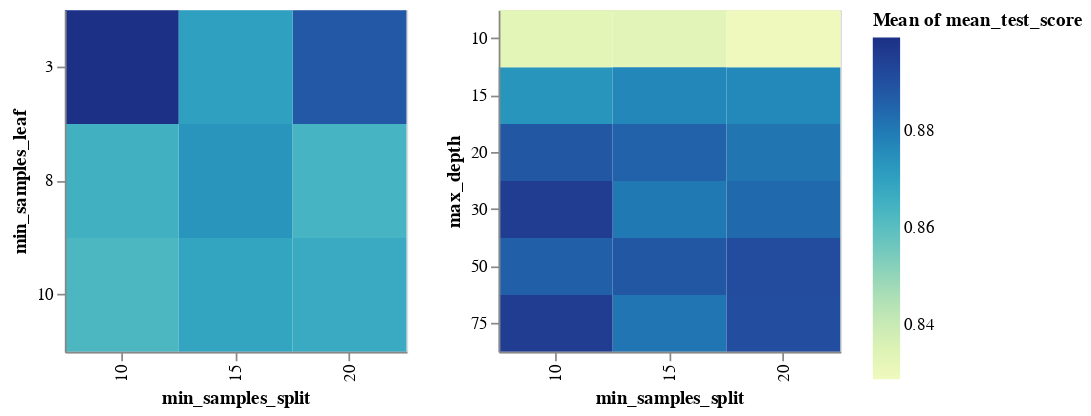

Notebook code for this chart:
### Code cell
a = alt.Chart(results).mark_rect().encode(
    x='min_samples_leaf:O',
    y='min_samples_leaf:O',
    color='mean(mean_test_score)'
    ).properties(height = 200, width = 200)

b = alt.Chart(results).mark_rect().encode(
    x='min_samples_split:O',
    y='max_depth:O',
    color='mean(mean_test_score)'
    ).properties(height = 200, width = 200)


a|b

### Figure 1 — Vega-Lite specification as saved in the notebook (floating-point values rounded to 4 significant figures)
{"config": {"view": {"continuousWidth": 300, "continuousHeight": 300}}, "hconcat": [{"mark": {"type": "rect"}, "encoding": {"color": {"aggregate": "mean", "field": "mean_test_score", "type": "quantitative"}, "x": {"field": "min_samples_split", "type": "ordinal"}, "y": {"field": "min_samples_leaf", "type": "ordinal"}}, "height": 200, "width": 200}, {"mark": {"type": "rect"}, "encoding": {"color": {"aggregate": "mean", "field": "mean_test_score", "type": "quantitative"}, "x": {"field": "min_samples_split", "type": "ordinal"}, "y": {"field": "max_depth", "type": "ordinal"}}, "height": 200, "width": 200}], "data": {"name": "data-2dc385c9f7c04b9583286db44892e4f2"}, "$schema": "https://vega.github.io/schema/vega-lite/v5.6.1.json", "datasets": {"data-2dc385c9f7c04b9583286db44892e4f2": [{"num_trees": 150, "min_samples_split": 15, "min_samples_leaf": 8, "max_depth": 75, "mean_test_score": 0.8843, "rank_test_score": 34}, {"num_trees": 75, "min_samples_split": 10, "min_samples_leaf": 3, "max_depth": 15, "mean_test_score": 0.893, "rank_test_score": 24}, {"num_trees": 75, "min_samples_split": 15, "min_samples_leaf": 8, "max_depth": 20, "mean_test_score": 0.884, "rank_test_score": 35}, {"num_trees": 75, "min_samples_split": 10, "min_samples_leaf": 10, "max_depth": 50, "mean_test_score": 0.8739, "rank_test_score": 68}, {"num_trees": 50, "min_samples_split": 20, "min_samples_leaf": 3, "max_depth": 50, "mean_test_score": 0.8946, "rank_test_score": 21}, {"num_trees": 150, "min_samples_split": 10, "min_samples_leaf": 3, "max_depth": 20, "mean_test_score": 0.9055, "rank_test_score": 8}, {"num_trees": 50, "min_samples_split": 10, "min_samples_leaf": 10, "max_depth": 20, "mean_test_score": 0.8727, "rank_test_score": 73}, {"num_trees": 100, "min_samples_split": 15, "min_samples_leaf": 10, "max_depth": 30, "mean_test_score": 0.8745, "rank_test_score": 62}, {"num_trees": 75, "min_samples_split": 15, "min_samples_leaf": 3, "max_depth": 10, "mean_test_score": 0.8327, "rank_test_score": 88}, {"num_trees": 150, "min_samples_split": 20, "min_samples_leaf": 3, "max_depth": 20, "mean_test_score": 0.894, "rank_test_score": 22}, {"num_trees": 150, "min_samples_split": 15, "min_samples_leaf": 8, "max_depth": 15, "mean_test_score": 0.8773, "rank_test_score": 50}, {"num_trees": 100, "min_samples_split": 10, "min_samples_leaf": 3, "max_depth": 50, "mean_test_score": 0.9066, "rank_test_score": 2}, {"num_trees": 75, "min_samples_split": 15, "min_samples_leaf": 8, "max_depth": 50, "mean_test_score": 0.8864, "rank_test_score": 28}, {"num_trees": 100, "min_samples_split": 20, "min_samples_leaf": 3, "max_depth": 30, "mean_test_score": 0.8973, "rank_test_score": 14}, {"num_trees": 100, "min_samples_split": 10, "min_samples_leaf": 3, "max_depth": 20, "mean_test_score": 0.9051, "rank_test_score": 10}, {"num_trees": 50, "min_samples_split": 10, "min_samples_leaf": 10, "max_depth": 75, "mean_test_score": 0.8736, "rank_test_score": 69}, {"num_trees": 150, "min_samples_split": 10, "min_samples_leaf": 10, "max_depth": 30, "mean_test_score": 0.8745, "rank_test_score": 61}, {"num_trees": 50, "min_samples_split": 10, "min_samples_leaf": 8, "max_depth": 10, "mean_test_score": 0.8318, "rank_test_score": 90}, {"num_trees": 100, "min_samples_split": 20, "min_samples_leaf": 3, "max_depth": 50, "mean_test_score": 0.8951, "rank_test_score": 18}, {"num_trees": 75, "min_samples_split": 15, "min_samples_leaf": 10, "max_depth": 20, "mean_test_score": 0.8739, "rank_test_score": 67}, {"num_trees": 50, "min_samples_split": 20, "min_samples_leaf": 3, "max_depth": 75, "mean_test_score": 0.8951, "rank_test_score": 19}, {"num_trees": 50, "min_samples_split": 10, "min_samples_leaf": 3, "max_depth": 50, "mean_test_score": 0.9055, "rank_test_score": 9}, {"num_trees": 50, "min_samples_split": 15, "min_samples_leaf": 8, "max_depth": 75, "mean_test_score": 0.8838, "rank_test_score": 36}, {"num_trees": 150, "min_samples_split": 20, "min_samples_leaf": 3, "max_depth": 75, "mean_test_score": 0.8963, "rank_test_score": 16}, {"num_trees": 75, "min_samples_split": 20, "min_samples_leaf": 8, "max_depth": 30, "mean_test_score": 0.8809, "rank_test_score": 45}, {"num_trees": 100, "min_samples_split": 15, "min_samples_leaf": 8, "max_depth": 10, "mean_test_score": 0.8272, "rank_test_score": 99}, {"num_trees": 50, "min_samples_split": 20, "min_samples_leaf": 10, "max_depth": 50, "mean_test_score": 0.8733, "rank_test_score": 72}, {"num_trees": 150, "min_samples_split": 10, "min_samples_leaf": 8, "max_depth": 10, "mean_test_score": 0.8312, "rank_test_score": 94}, {"num_trees": 100, "min_samples_split": 10, "min_samples_leaf": 8, "max_depth": 20, "mean_test_score": 0.8835, "rank_test_score": 39}, {"num_trees": 150, "min_samples_split": 20, "min_samples_leaf": 10, "max_depth": 15, "mean_test_score": 0.8683, "rank_test_score": 78}, {"num_trees": 150, "min_samples_split": 15, "min_samples_leaf": 3, "max_depth": 10, "mean_test_score": 0.8397, "rank_test_score": 83}, {"num_trees": 150, "min_samples_split": 10, "min_samples_leaf": 10, "max_depth": 15, "mean_test_score": 0.8698, "rank_test_score": 76}, {"num_trees": 150, "min_samples_split": 10, "min_samples_leaf": 10, "max_depth": 50, "mean_test_score": 0.8748, "rank_test_score": 58}, {"num_trees": 75, "min_samples_split": 10, "min_samples_leaf": 10, "max_depth": 20, "mean_test_score": 0.8741, "rank_test_score": 66}, {"num_trees": 75, "min_samples_split": 15, "min_samples_leaf": 10, "max_depth": 30, "mean_test_score": 0.8743, "rank_test_score": 65}, {"num_trees": 150, "min_samples_split": 10, "min_samples_leaf": 8, "max_depth": 50, "mean_test_score": 0.8853, "rank_test_score": 32}, {"num_trees": 75, "min_samples_split": 20, "min_samples_leaf": 10, "max_depth": 10, "mean_test_score": 0.8259, "rank_test_score": 100}, {"num_trees": 75, "min_samples_split": 20, "min_samples_leaf": 10, "max_depth": 30, "mean_test_score": 0.8748, "rank_test_score": 59}, {"num_trees": 100, "min_samples_split": 15, "min_samples_leaf": 8, "max_depth": 20, "mean_test_score": 0.8855, "rank_test_score": 30}, {"num_trees": 50, "min_samples_split": 20, "min_samples_leaf": 8, "max_depth": 75, "mean_test_score": 0.8767, "rank_test_score": 52}, {"num_trees": 150, "min_samples_split": 20, "min_samples_leaf": 10, "max_depth": 20, "mean_test_score": 0.8744, "rank_test_score": 63}, {"num_trees": 100, "min_samples_split": 10, "min_samples_leaf": 3, "max_depth": 75, "mean_test_score": 0.9067, "rank_test_score": 1}, {"num_trees": 100, "min_samples_split": 10, "min_samples_leaf": 8, "max_depth": 30, "mean_test_score": 0.8844, "rank_test_score": 33}, {"num_trees": 50, "min_samples_split": 15, "min_samples_leaf": 8, "max_depth": 10, "mean_test_score": 0.834, "rank_test_score": 86}, {"num_trees": 50, "min_samples_split": 15, "min_samples_leaf": 10, "max_depth": 30, "mean_test_score": 0.8734, "rank_test_score": 71}, {"num_trees": 150, "min_samples_split": 10, "min_samples_leaf": 8, "max_depth": 30, "mean_test_score": 0.8853, "rank_test_score": 31}, {"num_trees": 100, "min_samples_split": 20, "min_samples_leaf": 8, "max_depth": 10, "mean_test_score": 0.8295, "rank_test_score": 95}, {"num_trees": 50, "min_samples_split": 20, "min_samples_leaf": 3, "max_depth": 20, "mean_test_score": 0.891, "rank_test_score": 25}, {"num_trees": 75, "min_samples_split": 20, "min_samples_leaf": 3, "max_depth": 15, "mean_test_score": 0.8818, "rank_test_score": 44}, {"num_trees": 50, "min_samples_split": 15, "min_samples_leaf": 3, "max_depth": 20, "mean_test_score": 0.8981, "rank_test_score": 13}, {"num_trees": 50, "min_samples_split": 15, "min_samples_leaf": 3, "max_depth": 10, "mean_test_score": 0.8352, "rank_test_score": 84}, {"num_trees": 75, "min_samples_split": 10, "min_samples_leaf": 3, "max_depth": 30, "mean_test_score": 0.9056, "rank_test_score": 6}, {"num_trees": 100, "min_samples_split": 15, "min_samples_leaf": 8, "max_depth": 75, "mean_test_score": 0.8838, "rank_test_score": 37}, {"num_trees": 50, "min_samples_split": 20, "min_samples_leaf": 3, "max_depth": 15, "mean_test_score": 0.8787, "rank_test_score": 49}, {"num_trees": 150, "min_samples_split": 15, "min_samples_leaf": 10, "max_depth": 30, "mean_test_score": 0.876, "rank_test_score": 54}, {"num_trees": 50, "min_samples_split": 15, "min_samples_leaf": 8, "max_depth": 15, "mean_test_score": 0.8748, "rank_test_score": 57}, {"num_trees": 100, "min_samples_split": 15, "min_samples_leaf": 10, "max_depth": 15, "mean_test_score": 0.8683, "rank_test_score": 79}, {"num_trees": 100, "min_samples_split": 10, "min_samples_leaf": 10, "max_depth": 10, "mean_test_score": 0.8287, "rank_test_score": 96}, {"num_trees": 75, "min_samples_split": 10, "min_samples_leaf": 10, "max_depth": 15, "mean_test_score": 0.8684, "rank_test_score": 77}, {"num_trees": 50, "min_samples_split": 10, "min_samples_leaf": 8, "max_depth": 50, "mean_test_score": 0.8831, "rank_test_score": 41}, {"num_trees": 100, "min_samples_split": 20, "min_samples_leaf": 10, "max_depth": 20, "mean_test_score": 0.8743, "rank_test_score": 64}, {"num_trees": 50, "min_samples_split": 20, "min_samples_leaf": 3, "max_depth": 10, "mean_test_score": 0.8313, "rank_test_score": 92}, {"num_trees": 50, "min_samples_split": 15, "min_samples_leaf": 3, "max_depth": 15, "mean_test_score": 0.8864, "rank_test_score": 27}, {"num_trees": 100, "min_samples_split": 10, "min_samples_leaf": 10, "max_depth": 50, "mean_test_score": 0.8746, "rank_test_score": 60}, {"num_trees": 75, "min_samples_split": 10, "min_samples_leaf": 8, "max_depth": 10, "mean_test_score": 0.8338, "rank_test_score": 87}, {"num_trees": 50, "min_samples_split": 15, "min_samples_leaf": 3, "max_depth": 30, "mean_test_score": 0.9004, "rank_test_score": 11}, {"num_trees": 50, "min_samples_split": 15, "min_samples_leaf": 8, "max_depth": 50, "mean_test_score": 0.8832, "rank_test_score": 40}, {"num_trees": 50, "min_samples_split": 10, "min_samples_leaf": 10, "max_depth": 10, "mean_test_score": 0.8285, "rank_test_score": 97}, {"num_trees": 100, "min_samples_split": 15, "min_samples_leaf": 10, "max_depth": 10, "mean_test_score": 0.8314, "rank_test_score": 91}, {"num_trees": 50, "min_samples_split": 10, "min_samples_leaf": 10, "max_depth": 15, "mean_test_score": 0.8669, "rank_test_score": 80}, {"num_trees": 50, "min_samples_split": 20, "min_samples_leaf": 8, "max_depth": 15, "mean_test_score": 0.8716, "rank_test_score": 75}, {"num_trees": 100, "min_samples_split": 10, "min_samples_leaf": 3, "max_depth": 30, "mean_test_score": 0.9056, "rank_test_score": 7}, {"num_trees": 50, "min_samples_split": 20, "min_samples_leaf": 8, "max_depth": 20, "mean_test_score": 0.8799, "rank_test_score": 48}, {"num_trees": 150, "min_samples_split": 15, "min_samples_leaf": 8, "max_depth": 10, "mean_test_score": 0.8321, "rank_test_score": 89}, {"num_trees": 100, "min_samples_split": 15, "min_samples_leaf": 8, "max_depth": 50, "mean_test_score": 0.8836, "rank_test_score": 38}, {"num_trees": 100, "min_samples_split": 10, "min_samples_leaf": 8, "max_depth": 50, "mean_test_score": 0.8866, "rank_test_score": 26}, {"num_trees": 100, "min_samples_split": 15, "min_samples_leaf": 8, "max_depth": 15, "mean_test_score": 0.8772, "rank_test_score": 51}, {"num_trees": 75, "min_samples_split": 15, "min_samples_leaf": 8, "max_depth": 75, "mean_test_score": 0.8858, "rank_test_score": 29}, {"num_trees": 150, "min_samples_split": 10, "min_samples_leaf": 8, "max_depth": 15, "mean_test_score": 0.8763, "rank_test_score": 53}, {"num_trees": 150, "min_samples_split": 20, "min_samples_leaf": 10, "max_depth": 30, "mean_test_score": 0.8757, "rank_test_score": 55}, {"num_trees": 75, "min_samples_split": 20, "min_samples_leaf": 3, "max_depth": 75, "mean_test_score": 0.8949, "rank_test_score": 20}, {"num_trees": 50, "min_samples_split": 10, "min_samples_leaf": 3, "max_depth": 30, "mean_test_score": 0.9057, "rank_test_score": 5}, {"num_trees": 50, "min_samples_split": 20, "min_samples_leaf": 10, "max_depth": 20, "mean_test_score": 0.8719, "rank_test_score": 74}, {"num_trees": 50, "min_samples_split": 20, "min_samples_leaf": 3, "max_depth": 30, "mean_test_score": 0.8936, "rank_test_score": 23}, {"num_trees": 75, "min_samples_split": 20, "min_samples_leaf": 3, "max_depth": 50, "mean_test_score": 0.8953, "rank_test_score": 17}, {"num_trees": 100, "min_samples_split": 15, "min_samples_leaf": 3, "max_depth": 50, "mean_test_score": 0.9002, "rank_test_score": 12}, {"num_trees": 75, "min_samples_split": 15, "min_samples_leaf": 8, "max_depth": 30, "mean_test_score": 0.8825, "rank_test_score": 43}, {"num_trees": 100, "min_samples_split": 10, "min_samples_leaf": 8, "max_depth": 10, "mean_test_score": 0.8344, "rank_test_score": 85}, {"num_trees": 150, "min_samples_split": 10, "min_samples_leaf": 10, "max_depth": 10, "mean_test_score": 0.8313, "rank_test_score": 93}, {"num_trees": 100, "min_samples_split": 20, "min_samples_leaf": 8, "max_depth": 30, "mean_test_score": 0.8804, "rank_test_score": 47}, {"num_trees": 100, "min_samples_split": 15, "min_samples_leaf": 10, "max_depth": 75, "mean_test_score": 0.8751, "rank_test_score": 56}, {"num_trees": 50, "min_samples_split": 20, "min_samples_leaf": 8, "max_depth": 10, "mean_test_score": 0.8282, "rank_test_score": 98}, {"num_trees": 100, "min_samples_split": 20, "min_samples_leaf": 3, "max_depth": 15, "mean_test_score": 0.8827, "rank_test_score": 42}, {"num_trees": 50, "min_samples_split": 10, "min_samples_leaf": 3, "max_depth": 75, "mean_test_score": 0.9061, "rank_test_score": 4}, {"num_trees": 150, "min_samples_split": 15, "min_samples_leaf": 10, "max_depth": 75, "mean_test_score": 0.8735, "rank_test_score": 70}, {"num_trees": 150, "min_samples_split": 20, "min_samples_leaf": 3, "max_depth": 50, "mean_test_score": 0.8965, "rank_test_score": 15}, {"num_trees": 50, "min_samples_split": 15, "min_samples_leaf": 8, "max_depth": 30, "mean_test_score": 0.8807, "rank_test_score": 46}, {"num_trees": 100, "min_samples_split": 10, "min_samples_leaf": 10, "max_depth": 15, "mean_test_score": 0.866, "rank_test_score": 81}, {"num_trees": 150, "min_samples_split": 10, "min_samples_leaf": 3, "max_depth": 30, "mean_test_score": 0.9065, "rank_test_score": 3}, {"num_trees": 100, "min_samples_split": 10, "min_samples_leaf": 3, "max_depth": 10, "mean_test_score": 0.8404, "rank_test_score": 82}]}}
